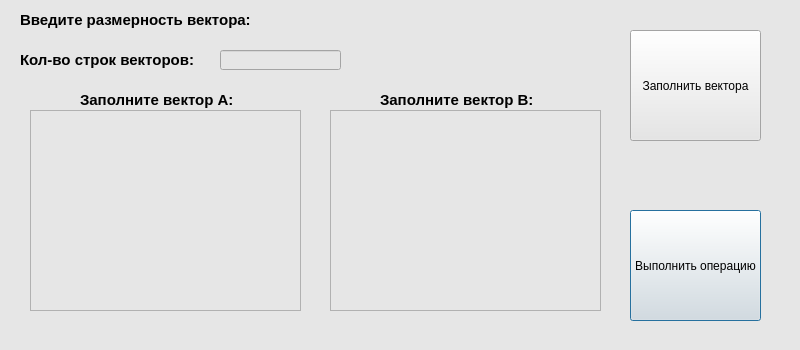
<?xml version="1.0" encoding="UTF-8"?>
<ui version="4.0">
 <class>Dialog</class>
 <widget class="QDialog" name="Dialog">
  <property name="geometry">
   <rect>
    <x>0</x>
    <y>0</y>
    <width>800</width>
    <height>350</height>
   </rect>
  </property>
  <property name="minimumSize">
   <size>
    <width>800</width>
    <height>350</height>
   </size>
  </property>
  <property name="maximumSize">
   <size>
    <width>800</width>
    <height>350</height>
   </size>
  </property>
  <property name="windowTitle">
   <string>Ошибка</string>
  </property>
  <property name="styleSheet">
   <string notr="true">background-color: rgb(230, 230, 230);</string>
  </property>
  <widget class="QLabel" name="title_A_5">
   <property name="geometry">
    <rect>
     <x>20</x>
     <y>50</y>
     <width>191</width>
     <height>20</height>
    </rect>
   </property>
   <property name="font">
    <font>
     <family>MS Shell Dlg 2</family>
     <pointsize>11</pointsize>
     <weight>75</weight>
     <bold>true</bold>
    </font>
   </property>
   <property name="text">
    <string>Кол-во строк векторов:</string>
   </property>
  </widget>
  <widget class="QLabel" name="title_A_3">
   <property name="geometry">
    <rect>
     <x>20</x>
     <y>10</y>
     <width>271</width>
     <height>20</height>
    </rect>
   </property>
   <property name="font">
    <font>
     <family>MS Shell Dlg 2</family>
     <pointsize>11</pointsize>
     <weight>75</weight>
     <bold>true</bold>
    </font>
   </property>
   <property name="text">
    <string>Введите размерность вектора:</string>
   </property>
  </widget>
  <widget class="QLineEdit" name="lines">
   <property name="geometry">
    <rect>
     <x>220</x>
     <y>50</y>
     <width>121</width>
     <height>20</height>
    </rect>
   </property>
  </widget>
  <widget class="QTableWidget" name="tableWidget_A">
   <property name="geometry">
    <rect>
     <x>30</x>
     <y>110</y>
     <width>271</width>
     <height>201</height>
    </rect>
   </property>
  </widget>
  <widget class="QLabel" name="title_A">
   <property name="geometry">
    <rect>
     <x>80</x>
     <y>90</y>
     <width>171</width>
     <height>20</height>
    </rect>
   </property>
   <property name="font">
    <font>
     <family>MS Shell Dlg 2</family>
     <pointsize>11</pointsize>
     <weight>75</weight>
     <bold>true</bold>
    </font>
   </property>
   <property name="text">
    <string>Заполните вектор A:</string>
   </property>
  </widget>
  <widget class="QLabel" name="title_A_2">
   <property name="geometry">
    <rect>
     <x>380</x>
     <y>90</y>
     <width>171</width>
     <height>20</height>
    </rect>
   </property>
   <property name="font">
    <font>
     <family>MS Shell Dlg 2</family>
     <pointsize>11</pointsize>
     <weight>75</weight>
     <bold>true</bold>
    </font>
   </property>
   <property name="text">
    <string>Заполните вектор B:</string>
   </property>
  </widget>
  <widget class="QTableWidget" name="tableWidget_B">
   <property name="geometry">
    <rect>
     <x>330</x>
     <y>110</y>
     <width>271</width>
     <height>201</height>
    </rect>
   </property>
  </widget>
  <widget class="QPushButton" name="pushButton_2">
   <property name="geometry">
    <rect>
     <x>630</x>
     <y>210</y>
     <width>131</width>
     <height>111</height>
    </rect>
   </property>
   <property name="text">
    <string>Выполнить операцию</string>
   </property>
  </widget>
  <widget class="QPushButton" name="pushButton">
   <property name="geometry">
    <rect>
     <x>630</x>
     <y>30</y>
     <width>131</width>
     <height>111</height>
    </rect>
   </property>
   <property name="text">
    <string>Заполнить вектора</string>
   </property>
  </widget>
 </widget>
 <resources/>
 <connections/>
</ui>
